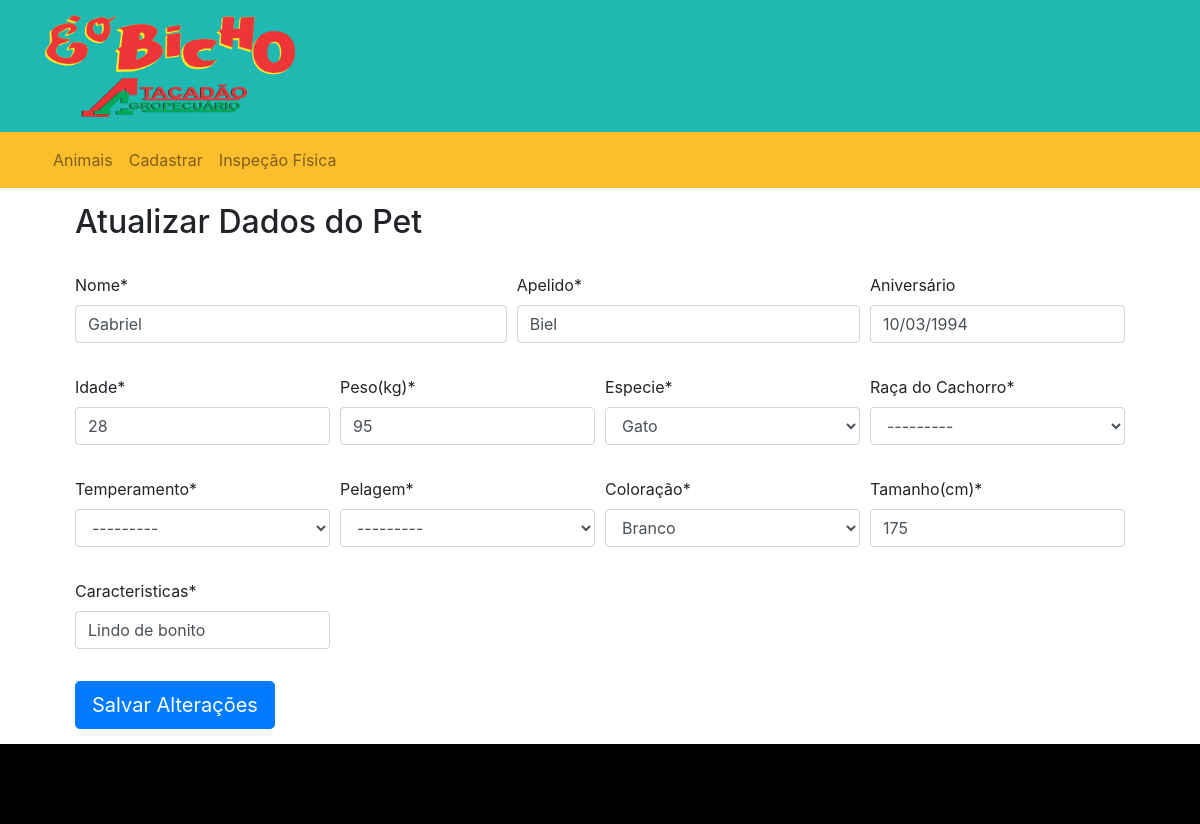
/update/3/, run on an earlier commit of the app's database.
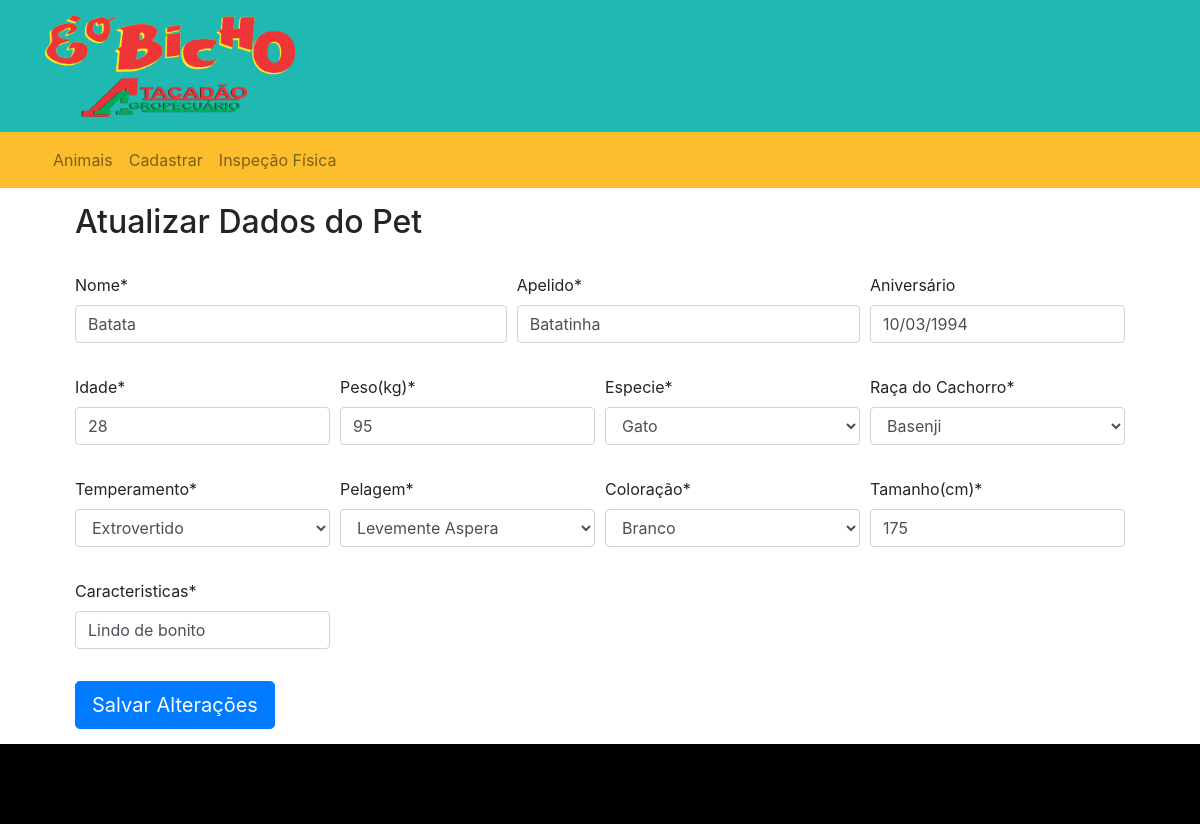
And on a later commit of the database.
### pet/models.py (models this page shows, shortened)
class formPet(models.Model):
	nome = models.CharField('Nome',max_length=150)
	apelido = models.CharField('Apelido',max_length=30)
	aniversario = models.DateField('Aniversário', blank=True, null=True)
	idade = models.IntegerField('Idade')
	peso = models.IntegerField('Peso(kg)')
	tamanho = models.IntegerField('Tamanho')
	especie = models.CharField('Especie',max_length=10, choices=ESPECIE_CHOICES)
	racaCachorro = models.CharField('Raça do Cachorro',max_length=150, choices=RACA_CACHORRO)
	temperamento = models.CharField('Temperamento',max_length=60, choices=TEMPERAMENTO_CHOICES)
	pelagem = models.CharField('Pelagem',max_length=150, choices=PELAGEM_CHOICES)
	coloracao = models.CharField('Coloração',max_length=60, choices=COLORACAO_CHOICES)
	tamanho = models.IntegerField('Tamanho(cm)',)
	caracteristicas = models.CharField('Caracteristicas', max_length=200)

### pet/views.py (the view)
# urls.py: path('update/<int:pk>/', views.updatePet.as_view(), name='update'),
class updatePet(UpdateView):
    template_name = 'pet/formpet_update.html'
    model = formPet
    fields = '__all__'
    success_url = reverse_lazy('pet:list')

### pet/templates/pet/formpet_update.html (shortened to what this page needs)
{% extends 'site/base.html' %}
{% load crispy_forms_tags %}
{% block content %}
<section class="container">
  <h2 class="">Atualizar Dados do Pet</h2>
  <form method="POST" action=".">
    <br>
    <div class="form-row">
      <div class="col col-lg-5 mb-3">
        	{{ form.nome|as_crispy_field }}
      </div>
      <div class="col-md-4 mb-3">
        {{ form.apelido|as_crispy_field }}
      </div>
      <div class="col-md-3 mb-3">
        {{ form.aniversario|as_crispy_field }}
      </div>
      <div class="col-md-3 mb-3">
        {{ form.idade|as_crispy_field }}
      </div>
      <div class="col-md-3 mb-3">
        {{ form.peso|as_crispy_field }}
      </div>
      <div class="col-md-3 mb-3">
        {{ form.especie|as_crispy_field }}
      </div>
      <div class="col-md-3 mb-3">
        {{ form.racaCachorro|as_crispy_field }}
      </div>
      <div class="col-md-3 mb-3">
       {{ form.temperamento|as_crispy_field }}
      </div>
      <div class="col-md-3 mb-3">
        {{ form.pelagem|as_crispy_field }}
      </div>
      <div class="col-md-3 mb-3">
        {{ form.coloracao|as_crispy_field }}
      </div>
      <div class="col-md-3 mb-3">
        {{ form.tamanho|as_crispy_field }}
      </div>
      <div class="col-md-3 mb-3">
        {{ form.caracteristicas|as_crispy_field }}
      </div>
    </div>
     <button class="btn btn-primary btn-lg" type="submit">Salvar Alterações</button>
  </form>
</section>
{% endblock content %}

What changed in the data, as far as the page shows it:
changed formPet "Gato": nome "Gabriel" → "Batata"; apelido "Biel" → "Batatinha"; racaCachorro "---------" → "Basenji"; temperamento "---------" → "Extrovertido"; pelagem "---------" → "Levemente Aspera"
